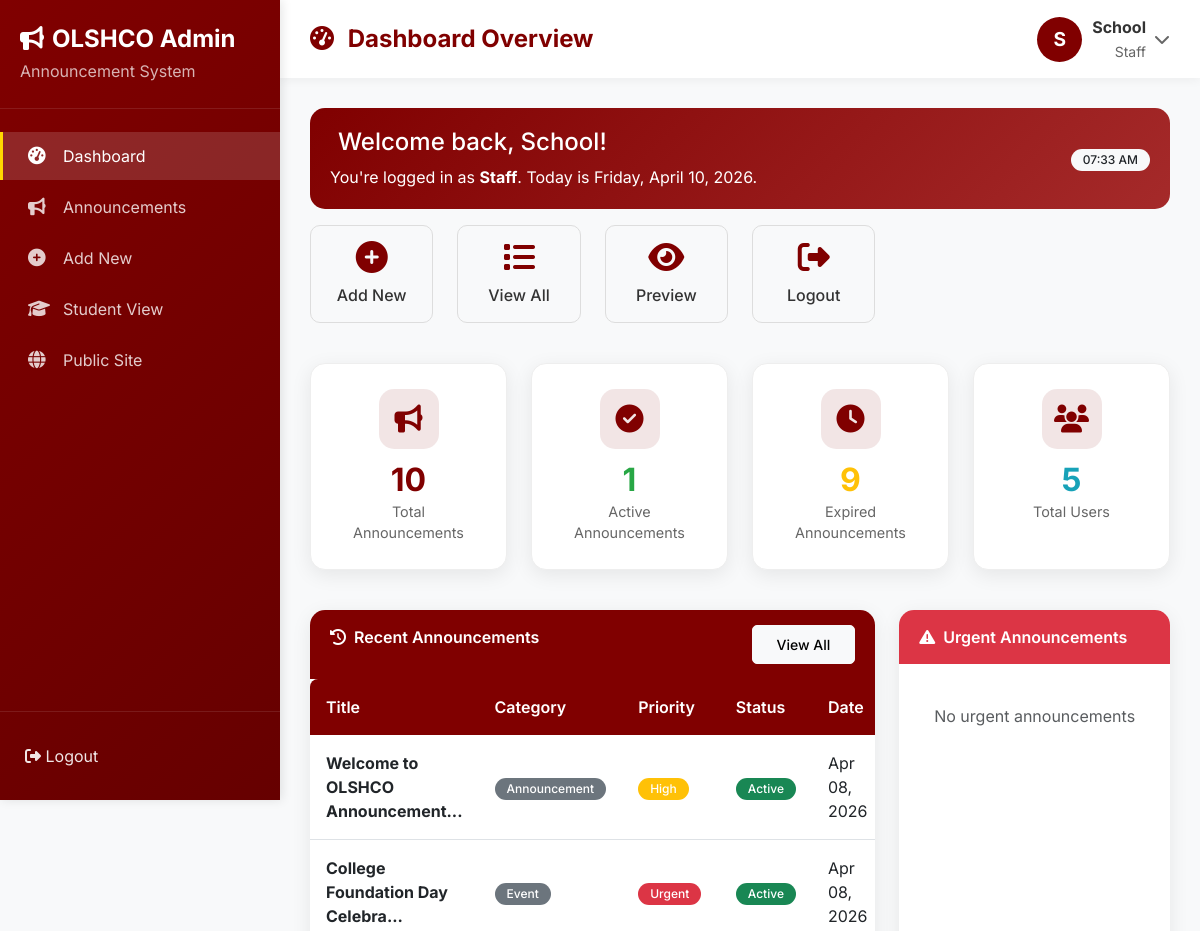
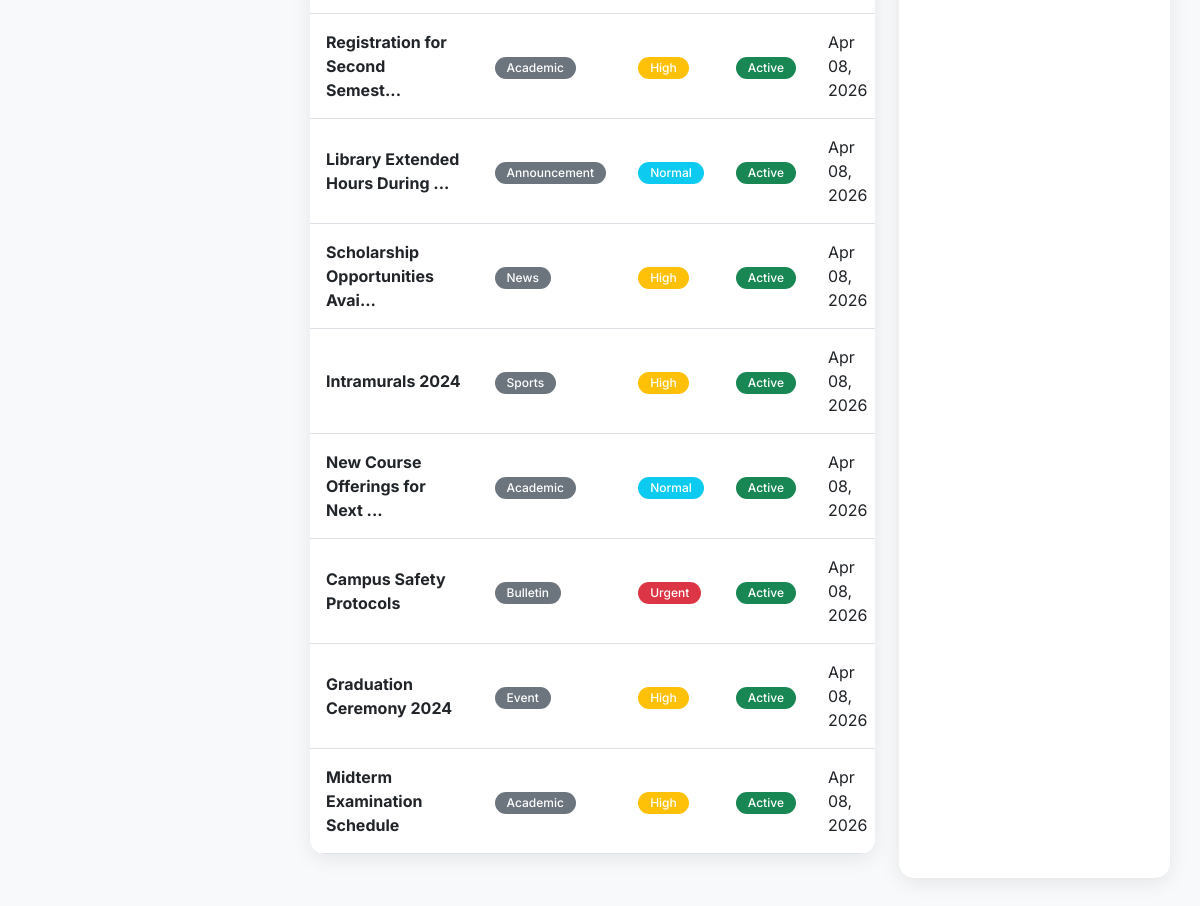
Page /api/admin/dashboard.php (signed in) on the committed database (2 pictures, top to bottom).
### tables this page shows
CREATE TABLE `users` (
  `id` int(11) NOT NULL,
  `username` varchar(50) NOT NULL,
  `email` varchar(100) NOT NULL,
  `password` varchar(255) NOT NULL,
  `first_name` varchar(50) DEFAULT NULL,
  `last_name` varchar(50) DEFAULT NULL,
  `user_type` enum('admin','staff','user') DEFAULT 'user',
  `status` enum('active','inactive') DEFAULT 'active',
  `last_login` datetime DEFAULT NULL,
  `created_at` timestamp NOT NULL DEFAULT current_timestamp(),
  `updated_at` timestamp NOT NULL DEFAULT current_timestamp() ON UPDATE current_timestamp()
);

CREATE TABLE `announcements` (
  `id` int(11) NOT NULL,
  `title` varchar(255) NOT NULL,
  `content` text NOT NULL,
  `category` varchar(50) DEFAULT 'Announcement',
  `priority` enum('urgent','high','normal','low') DEFAULT 'normal',
  `expiration_date` date DEFAULT NULL,
  `status` enum('active','inactive','draft') DEFAULT 'active',
  `views` int(11) DEFAULT 0,
  `created_by` int(11) DEFAULT NULL,
  `updated_by` int(11) DEFAULT NULL,
  `created_at` timestamp NOT NULL DEFAULT current_timestamp(),
  `updated_at` timestamp NOT NULL DEFAULT current_timestamp() ON UPDATE current_timestamp()
);

### includes/config.php (called while the page is built, shortened)
<?php
function isLoggedIn() {
    return isset($_SESSION['user_id']) && isset($_SESSION['logged_in']) && $_SESSION['logged_in'] === true;
}
function getCurrentUser($pdo) {
    if (isLoggedIn()) {
        $stmt = $pdo->prepare("SELECT * FROM users WHERE id = ?");
        $stmt->execute([$_SESSION['user_id']]);
        return $stmt->fetch();
    }
    return null;
}
?>

### api/admin/dashboard.php (the view, shortened to what this page needs)
<?php
require_once '../../includes/config.php';
$stats = [];
$stmt = $pdo->query("SELECT COUNT(*) FROM announcements");
$stats['total_announcements'] = $stmt->fetchColumn();
$stmt = $pdo->query("SELECT COUNT(*) FROM announcements WHERE status = 'active' AND (expiration_date IS NULL OR expiration_date >= CURDATE())");
$stats['active_announcements'] = $stmt->fetchColumn();
$stmt = $pdo->query("SELECT COUNT(*) FROM announcements WHERE expiration_date IS NOT NULL AND expiration_date < CURDATE()");
$stats['expired_announcements'] = $stmt->fetchColumn();
$stmt = $pdo->query("SELECT COUNT(*) FROM users");
$stats['total_users'] = $stmt->fetchColumn();
$stmt = $pdo->query("SELECT COUNT(*) FROM users WHERE status = 'active'");
$stats['active_users'] = $stmt->fetchColumn();
$stmt = $pdo->query("SELECT COUNT(*) FROM users WHERE user_type = 'admin'");
$stats['admin_count'] = $stmt->fetchColumn();
$stmt = $pdo->query("SELECT COUNT(*) FROM users WHERE user_type = 'staff'");
$stats['staff_count'] = $stmt->fetchColumn();
$stmt = $pdo->query("
    SELECT a.*, u.username, u.first_name, u.last_name
    FROM announcements a
    LEFT JOIN users u ON a.created_by = u.id
    ORDER BY a.created_at DESC
    LIMIT 10
");
$recent = $stmt->fetchAll();
$stmt = $pdo->query("
    SELECT * FROM announcements
    WHERE priority = 'urgent' AND status = 'active'
    AND (expiration_date IS NULL OR expiration_date >= CURDATE())
    ORDER BY created_at DESC
    LIMIT 5
");
$urgentAnnouncements = $stmt->fetchAll();
$currentUser = getCurrentUser($pdo);
?>
<!DOCTYPE html>
<html lang="en">
<head>
    <link href="https://cdn.jsdelivr.net/npm/bootstrap@5.3.0/dist/css/bootstrap.min.css" rel="stylesheet">
    <link rel="stylesheet" href="https://cdnjs.cloudflare.com/ajax/libs/font-awesome/6.4.0/css/all.min.css">
    <link rel="stylesheet" href="../../assets/css/style.css">
</head>
<body>
    <div class="admin-wrapper">
        <div class="admin-sidebar">
            <div class="sidebar-header">
                <h4><i class="fas fa-bullhorn me-2"></i>OLSHCO Admin</h4>
                <p>Announcement System</p>
            </div>
            <div class="sidebar-nav">
                <a href="/dashboard" class="nav-link active">
                    <i class="fas fa-tachometer-alt"></i>
                    <span>Dashboard</span>
                </a>
                <a href="announcements.php" class="nav-link">
                    <i class="fas fa-bullhorn"></i>
                    <span>Announcements</span>
                </a>
                <a href="add.php" class="nav-link">
                    <i class="fas fa-plus-circle"></i>
                    <span>Add New</span>
                </a>
                <a href="/dashboard" class="nav-link">
                    <i class="fas fa-graduation-cap"></i>
                    <span>Student View</span>
                </a>
                <a href="/" class="nav-link">
                    <i class="fas fa-globe"></i>
                    <span>Public Site</span>
                </a>
            </div>
            <div class="sidebar-footer">
                <a href="/logout" class="nav-link" style="padding: 12px 0;">
                    <i class="fas fa-sign-out-alt"></i>
                    <span>Logout</span>
                </a>
            </div>
        </div>
        <div class="admin-main">
            <div class="admin-topbar">
                <h1 class="page-title">
                    <i class="fas fa-tachometer-alt me-2" style="color: #800000;"></i>
                    Dashboard Overview
                </h1>
                <div class="dropdown">
                    <div class="user-dropdown" data-bs-toggle="dropdown">
                        <div class="user-avatar">
                            <?= strtoupper(substr($currentUser['first_name'] ?? $currentUser['username'], 0, 1)) ?>
                        </div>
                        <div class="user-info">
                            <strong><?= htmlspecialchars($currentUser['first_name'] ?? $currentUser['username']) ?></strong>
                            <small><?= ucfirst($currentUser['user_type']) ?></small>
                        </div>
                        <i class="fas fa-chevron-down ms-2" style="color: #666;"></i>
                    </div>
                </div>
            </div>
            <div class="admin-content">
                <div class="alert" style="background: linear-gradient(135deg, #800000 0%, #a52a2a 100%); color: white; border: none; border-radius: 15px; padding: 20px;">
                    <div class="row align-items-center">
                        <div class="col-md-8">
                            <h4><i class="fas fa-hand-wave me-2"></i>Welcome back, <?= htmlspecialchars($currentUser['first_name'] ?? $currentUser['username']) ?>!</h4>
                            <p class="mb-0">You're logged in as <strong><?= ucfirst($currentUser['user_type']) ?></strong>. Today is <?= date('l, F d, Y') ?>.</p>
                        </div>
                        <div class="col-md-4 text-md-end">
                            <span class="badge bg-light text-dark"><?= date('h:i A') ?></span>
                        </div>
                    </div>
                </div>
                <div class="row mb-4">
                    <div class="col-md-2 col-6 mb-3">
                        <a href="add.php" class="quick-action-btn">
                            <i class="fas fa-plus-circle"></i>
                            <span>Add New</span>
                        </a>
                    </div>
                    <div class="col-md-2 col-6 mb-3">
                        <a href="announcements.php" class="quick-action-btn">
                            <i class="fas fa-list"></i>
                            <span>View All</span>
                        </a>
                    </div>
                    <div class="col-md-2 col-6 mb-3">
                        <a href="/dashboard" class="quick-action-btn">
                            <i class="fas fa-eye"></i>
                            <span>Preview</span>
                        </a>
                    </div>
                    <div class="col-md-2 col-6 mb-3">
                        <a href="/logout" class="quick-action-btn">
                            <i class="fas fa-sign-out-alt"></i>
                            <span>Logout</span>
                        </a>
                    </div>
                </div>
                <div class="row mb-4">
                    <div class="col-md-3 mb-3">
                        <div class="stat-card">
                            <div class="stat-icon">
                                <i class="fas fa-bullhorn"></i>
                            </div>
                            <div class="stat-number"><?= $stats['total_announcements'] ?></div>
                            <div class="stat-label">Total Announcements</div>
                        </div>
                    </div>
                    <div class="col-md-3 mb-3">
                        <div class="stat-card">
                            <div class="stat-icon">
                                <i class="fas fa-check-circle"></i>
                            </div>
                            <div class="stat-number" style="color: #28a745;"><?= $stats['active_announcements'] ?></div>
                            <div class="stat-label">Active Announcements</div>
                        </div>
                    </div>
                    <div class="col-md-3 mb-3">
                        <div class="stat-card">
                            <div class="stat-icon">
                                <i class="fas fa-clock"></i>
                            </div>
                            <div class="stat-number" style="color: #ffc107;"><?= $stats['expired_announcements'] ?></div>
                            <div class="stat-label">Expired Announcements</div>
                        </div>
                    </div>
                    <div class="col-md-3 mb-3">
                        <div class="stat-card">
                            <div class="stat-icon">
                                <i class="fas fa-users"></i>
                            </div>
                            <div class="stat-number" style="color: #17a2b8;"><?= $stats['total_users'] ?></div>
                            <div class="stat-label">Total Users</div>
                        </div>
                    </div>
                </div>
                <div class="row">
                    <div class="col-lg-8 mb-4">
                        <div class="card">
                            <div class="card-header">
                                <i class="fas fa-history me-2"></i>Recent Announcements
                                <a href="announcements.php" class="btn btn-sm btn-light float-end">View All</a>
                            </div>
                            <div class="card-body p-0">
                                <div class="table-responsive">
                                    <table class="table table-hover">
                                        <thead>
                                            <tr>
                                                <th>Title</th>
                                                <th>Category</th>
                                                <th>Priority</th>
                                                <th>Status</th>
                                                <th>Date</th>
                                            </tr>
                                        </thead>
                                        <tbody>
                                            <?php if (count($recent) > 0): ?>
                                                <?php foreach ($recent as $ann): ?>
                                                    <tr>
                                                        <td>
                                                            <strong><?= htmlspecialchars(substr($ann['title'], 0, 30)) ?><?= strlen($ann['title']) > 30 ? '...' : '' ?></strong>
                                                        </td>
                                                        <td>
                                                            <span class="badge bg-secondary"><?= $ann['category'] ?></span>
                                                        </td>
                                                        <td>
                                                            <?php
                                                            $priorityClass = $ann['priority'] === 'urgent' ? 'danger' :
                                                                           ($ann['priority'] === 'high' ? 'warning' :
                                                                           ($ann['priority'] === 'normal' ? 'info' : 'secondary'));
                                                            ?>
                                                            <span class="badge bg-<?= $priorityClass ?>"><?= ucfirst($ann['priority']) ?></span>
                                                        </td>
                                                        <td>
                                                            <span class="badge bg-<?= $ann['status'] === 'active' ? 'success' : 'warning' ?>">
                                                                <?= ucfirst($ann['status']) ?>
                                                            </span>
                                                        </td>
                                                        <td><?= date('M d, Y', strtotime($ann['created_at'])) ?></td>
                                                    </tr>
                                                <?php endforeach; ?>
                                            <?php endif; ?>
                                        </tbody>
                                    </table>
                                </div>
                            </div>
                        </div>
                    </div>
                    <div class="col-lg-4">
                        <div class="card mb-4">
                            <div class="card-header" style="background: #dc3545;">
                                <i class="fas fa-exclamation-triangle me-2"></i>Urgent Announcements
                            </div>
                            <div class="card-body">
                                <?php if (count($urgentAnnouncements) > 0): ?>
                                    <?php foreach ($urgentAnnouncements as $urgent): ?>
                                        <div class="alert alert-danger mb-3">
                                            <strong><?= htmlspecialchars($urgent['title']) ?></strong>
                                            <p class="small mb-0 mt-1"><?= htmlspecialchars(substr($urgent['content'], 0, 80)) ?>...</p>
                                            <small class="text-muted"><?= date('M d, Y', strtotime($urgent['created_at'])) ?></small>
                                        </div>
                                    <?php endforeach; ?>
                                <?php else: ?>
                                    <p class="text-muted text-center py-3">No urgent announcements</p>
                                <?php endif; ?>
                            </div>
                        </div>
                    </div>
                </div>
            </div>
        </div>
    </div>
</body>
</html>

### rows in the picture
users: first_name "S", first_name "School", user_type "Staff"
announcements: title "Welcome to OLSHCO Announcement", category "Announcement", priority "High", status "Active", created_at "Apr 08, 2026"
announcements: title "College Foundation Day Celebra", category "Event", priority "Urgent", status "Active", created_at "Apr 08, 2026"
announcements: title "Registration for Second Semest", category "Academic", priority "High", status "Active", created_at "Apr 08, 2026"
announcements: title "Library Extended Hours During", category "Announcement", priority "Normal", status "Active", created_at "Apr 08, 2026"
announcements: title "Scholarship Opportunities Avai", category "News", priority "High", status "Active", created_at "Apr 08, 2026"
announcements: title "Intramurals 2024", category "Sports", priority "High", status "Active", created_at "Apr 08, 2026"
announcements: title "New Course Offerings for Next", category "Academic", priority "Normal", status "Active", created_at "Apr 08, 2026"
announcements: title "Campus Safety Protocols", category "Bulletin", priority "Urgent", status "Active", created_at "Apr 08, 2026"
announcements: title "Graduation Ceremony 2024", category "Event", priority "High", status "Active", created_at "Apr 08, 2026"
announcements: title "Midterm Examination Schedule", category "Academic", priority "High", status "Active", created_at "Apr 08, 2026"

### other values in the picture
$stats['total_announcements'] "10"
$stats['active_announcements'] "1"
$stats['expired_announcements'] "9"
$stats['total_users'] "5"
